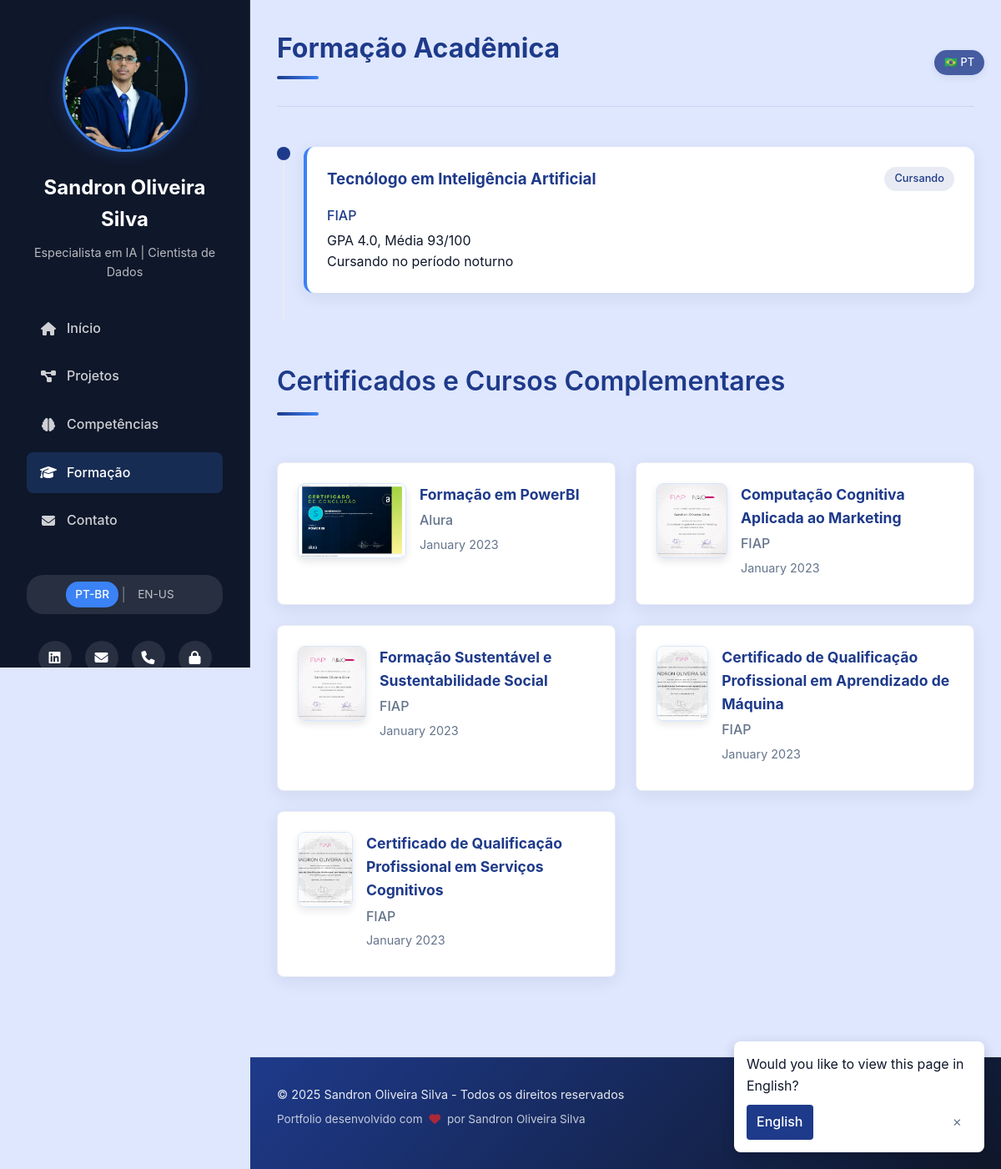
Before: /education with the older database file.
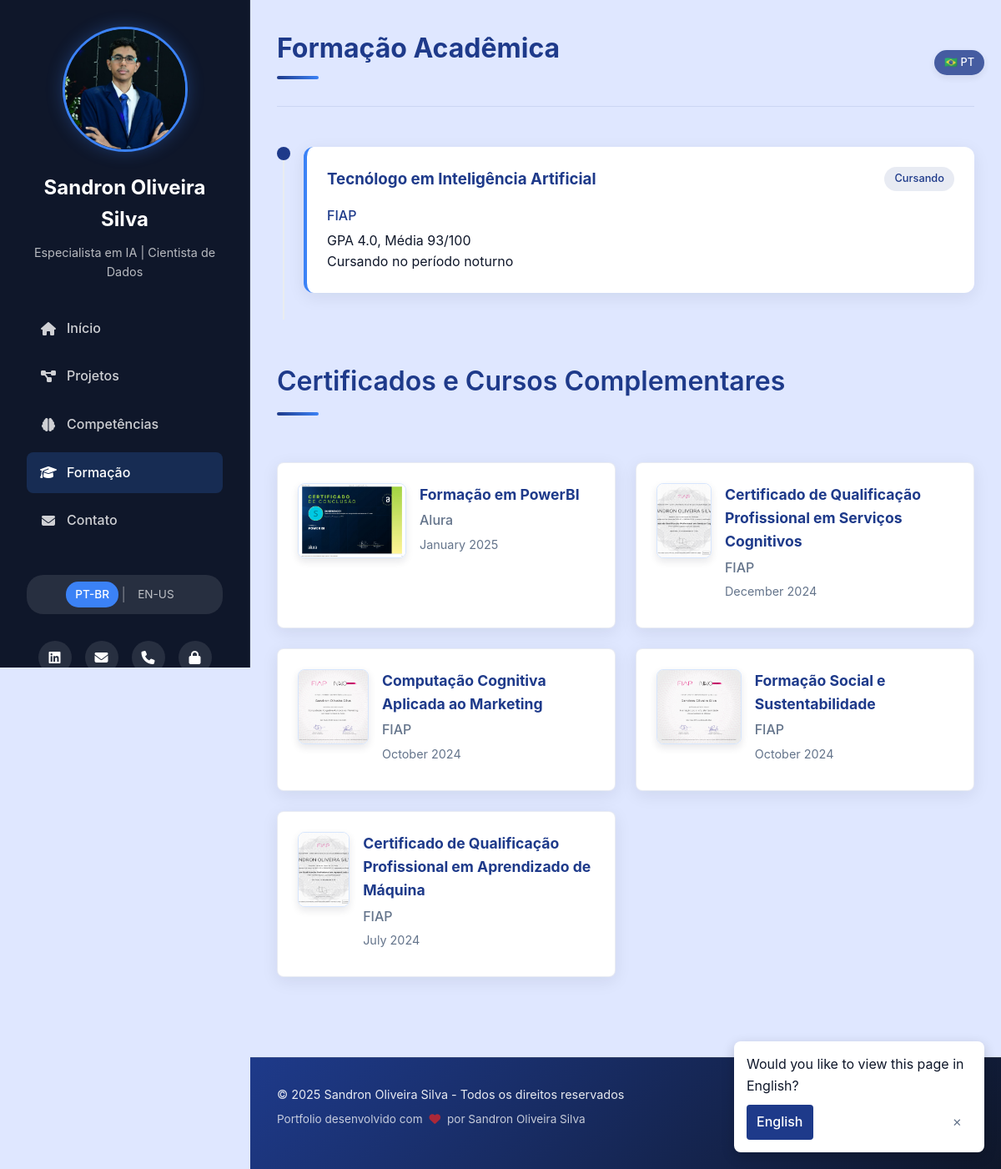
After: the same page with the newer database file.
### app.py (models this page shows, shortened)
class User(UserMixin, db.Model):
    id = db.Column(db.Integer, primary_key=True)
    username = db.Column(db.String(100), unique=True, nullable=False)
    password_hash = db.Column(db.String(200), nullable=False)
    profile_image = db.Column(db.String(255), nullable=True)

class Certificate(db.Model):
    id = db.Column(db.Integer, primary_key=True)
    title = db.Column(db.String(200), nullable=False)
    title_en = db.Column(db.String(200), nullable=True)  # Título em inglês
    institution = db.Column(db.String(100), nullable=False)
    institution_en = db.Column(db.String(100), nullable=True)  # Instituição em inglês
    date_completed = db.Column(db.Date)
    description = db.Column(db.Text, nullable=True)
    description_en = db.Column(db.Text, nullable=True)  # Descrição em inglês
    image = db.Column(db.String(255), nullable=True)
    in_progress = db.Column(db.Boolean, default=False)
    created_at = db.Column(db.DateTime, default=datetime.utcnow)

### app.py (the view)
@app.route('/education')
def education():
    certificates = Certificate.query.order_by(Certificate.date_completed.desc()).all()
    user = User.query.first()
    return render_template('education.html', certificates=certificates, user=user)

### app.py (called while the page is built)
def get_locale():
    return session.get('language', app.config['DEFAULT_LANGUAGE'])

def get_multilingual_field(obj, field_name):
    current_lang = g.locale  # Obtém o idioma atual da sessão
    if current_lang == 'en-us':
        en_field_name = f"{field_name}_en"
        en_value = getattr(obj, en_field_name, None)
        if en_value:
            return en_value
    return getattr(obj, field_name)

@app.context_processor
def utility_processor():
    return {
        '_': _,
        'get_locale': get_locale,
        'ml_field': get_multilingual_field  # Adicionar a nova função
    }

def _(text):
    locale = get_locale()
    if locale == app.config['DEFAULT_LANGUAGE']:
        return text
    return translations[locale].get(text, text)

@app.before_request
def before_request():
    g.locale = get_locale()
    g._ = _  # Torna a função de tradução disponível nos templates

### templates/education.html (shortened to what this page needs)
{% extends "base.html" %}
{% block content %}
<section class="page-header">
    <h2>{{ _('Formação Acadêmica') }}</h2>
    <div class="accent-line"></div>
</section>
<section class="education-timeline">
    <div class="timeline-item">
        <div class="timeline-marker">
            <div class="marker-dot"></div>
            <div class="marker-line"></div>
        </div>
        <div class="timeline-content">
            <div class="education-card current">
                <div class="education-header">
                    <h3>{{ _('Tecnólogo em Inteligência Artificial') }}</h3>
                    <span class="education-period">{{ _('Cursando') }}</span>
                </div>
                <div class="education-body">
                    <p class="education-institution">FIAP</p>
                    <p>GPA 4.0, {{ _('Média') }} 93/100</p>
                    <p>{{ _('Cursando no período noturno') }}</p>
                </div>
            </div>
        </div>
    </div>
</section>
<section class="certificates-section">
    <div class="section-header">
        <h2>{{ _('Certificados e Cursos Complementares') }}</h2>
        <div class="accent-line"></div>
    </div>
    <div class="certificates-grid">
        {% for certificate in certificates %}
        <div class="certificate-card {% if certificate.in_progress %}in-progress{% endif %}">
            {% if certificate.image %}
            <div class="certificate-image">
                <img src="{{ url_for('uploaded_file', filename='certificates/' + certificate.image) }}" alt="{{ ml_field(certificate, 'title') }}">
            </div>
            {% endif %}
            <div class="certificate-info">
                <h3>{{ ml_field(certificate, 'title') }}
                </h3>
                <p class="certificate-institution">{{ ml_field(certificate, 'institution') }}</p>
                {% if certificate.date_completed %}
                <p class="certificate-date">{{ certificate.date_completed.strftime('%B %Y') }}</p>
                {% endif %}
            </div>
        </div>
        {% else %}
        <div class="empty-state">
            <p>{{ _('Nenhum certificado cadastrado no momento.') }}</p>
        </div>
        {% endfor %}
    </div>
</section>
{% endblock %}

### templates/base.html (shortened to what this page needs)
<!DOCTYPE html>
<html lang="{{ g.locale }}">
<head>
    <link rel="stylesheet" href="{{ url_for('static', filename='css/styles.css') }}">
    <link rel="stylesheet" href="https://cdnjs.cloudflare.com/ajax/libs/font-awesome/6.4.0/css/all.min.css">
</head>
<body>
    <div class="container">
        <aside class="sidebar">
            <div class="profile">
                <div class="profile-image">
                    {% if user and user.profile_image %}
                        <img src="{{ url_for('uploaded_file', filename='profile/' + user.profile_image) }}" alt="Sandron Oliveira Silva" class="profile-img">
                    {% else %}
                        <div class="avatar">SO</div>
                    {% endif %}
                </div>
                <h1>Sandron Oliveira Silva</h1>
                <p class="title">{{ _('Especialista em IA') }} | {{ _('Cientista de Dados') }}</p>
            </div>
            <nav class="main-nav">
                <ul>
                    <li><a href="{{ url_for('index') }}" {% if request.path == url_for('index') %}class="active"{% endif %}><i class="fas fa-home"></i> {{ _('Início') }}</a></li>
                    <li><a href="{{ url_for('projects') }}" {% if request.path == url_for('projects') %}class="active"{% endif %}><i class="fas fa-project-diagram"></i> {{ _('Projetos') }}</a></li>
                    <li><a href="{{ url_for('skills') }}" {% if request.path == url_for('skills') %}class="active"{% endif %}><i class="fas fa-brain"></i> {{ _('Competências') }}</a></li>
                    <li><a href="{{ url_for('education') }}" {% if request.path == url_for('education') %}class="active"{% endif %}><i class="fas fa-graduation-cap"></i> {{ _('Formação') }}</a></li>
                    <li><a href="{{ url_for('contact') }}" {% if request.path == url_for('contact') %}class="active"{% endif %}><i class="fas fa-envelope"></i> {{ _('Contato') }}</a></li>
                </ul>
            </nav>
            <div class="language-switcher">
                <a href="{{ url_for('set_language', language='pt-br') }}" class="lang-item {% if g.locale == 'pt-br' %}active{% endif %}">PT-BR</a>
                <span class="lang-separator">|</span>
                <a href="{{ url_for('set_language', language='en-us') }}" class="lang-item {% if g.locale == 'en-us' %}active{% endif %}">EN-US</a>
            </div>
            <div class="social-links">
                <a href="https://www.linkedin.com/in/sandronoliveira/" target="_blank"><i class="fab fa-linkedin"></i></a>
                <a href="mailto:sandrono61@gmail.com"><i class="fas fa-envelope"></i></a>
                <a href="tel:+5511913349334"><i class="fas fa-phone"></i></a>
                <a href="{{ url_for('login') }}" title="{{ _('Admin Login') }}"><i class="fas fa-lock"></i></a>
            </div>
        </aside>
        <main class="content">
            {% block content %}{% endblock %}
        </main>
    </div>
    <footer class="site-footer">
        <div class="footer-content">
            <div class="footer-info">
                <p>© <span class="current-year">2025</span> Sandron Oliveira Silva - {{ _('Todos os direitos reservados') }}</p>
                <p class="footer-credits">{{ _('Portfolio desenvolvido com') }} <i class="fas fa-heart"></i> {{ _('por') }} Sandron Oliveira Silva</p>
            </div>
            <div class="footer-social">
                <a href="https://www.linkedin.com/in/sandronoliveira/" target="_blank"></a>
                <a href="mailto:sandrono61@gmail.com"></a>
                <a href="tel:+5511913349334"></a>
            </div>
        </div>
    </footer>
</body>
</html>

Changed rows visible on the page:
changed Certificate "Formação em PowerBI": date_completed "January 2023" → "January 2025"
changed Certificate "Certificado de Qualificação Profissional em Serviços Cognitivos": date_completed "January 2023" → "December 2024"; moves up the list
changed Certificate "Computação Cognitiva Aplicada ao Marketing": date_completed "January 2023" → "October 2024"
changed Certificate: title "Formação Sustentável e Sustentabilidade Social" → "Formação Social e Sustentabilidade"; date_completed "January 2023" → "October 2024"
changed Certificate "Certificado de Qualificação Profissional em Aprendizado de Máquina": date_completed "January 2023" → "July 2024"
